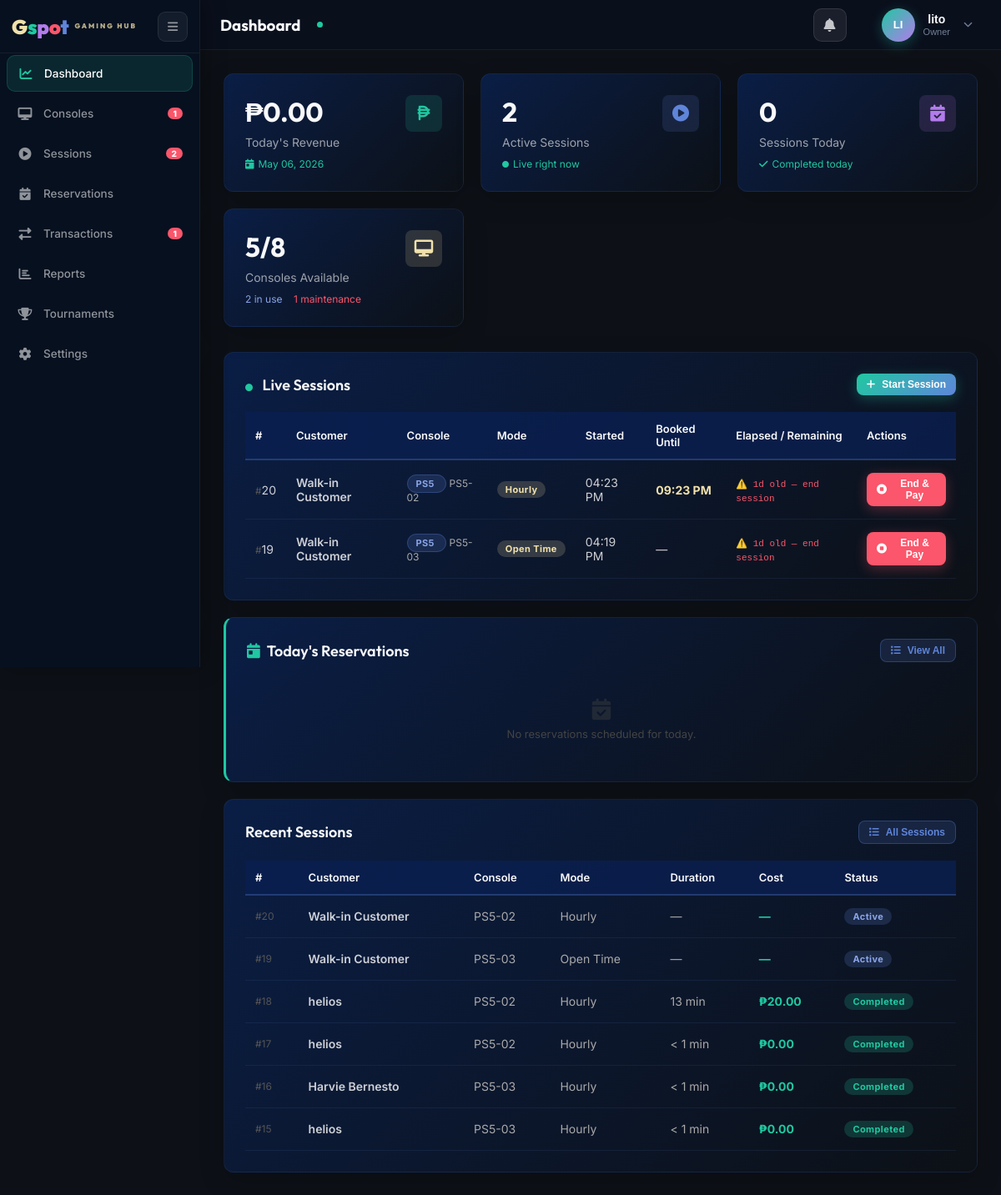
Before: /admin.php (signed in) with the older database file.
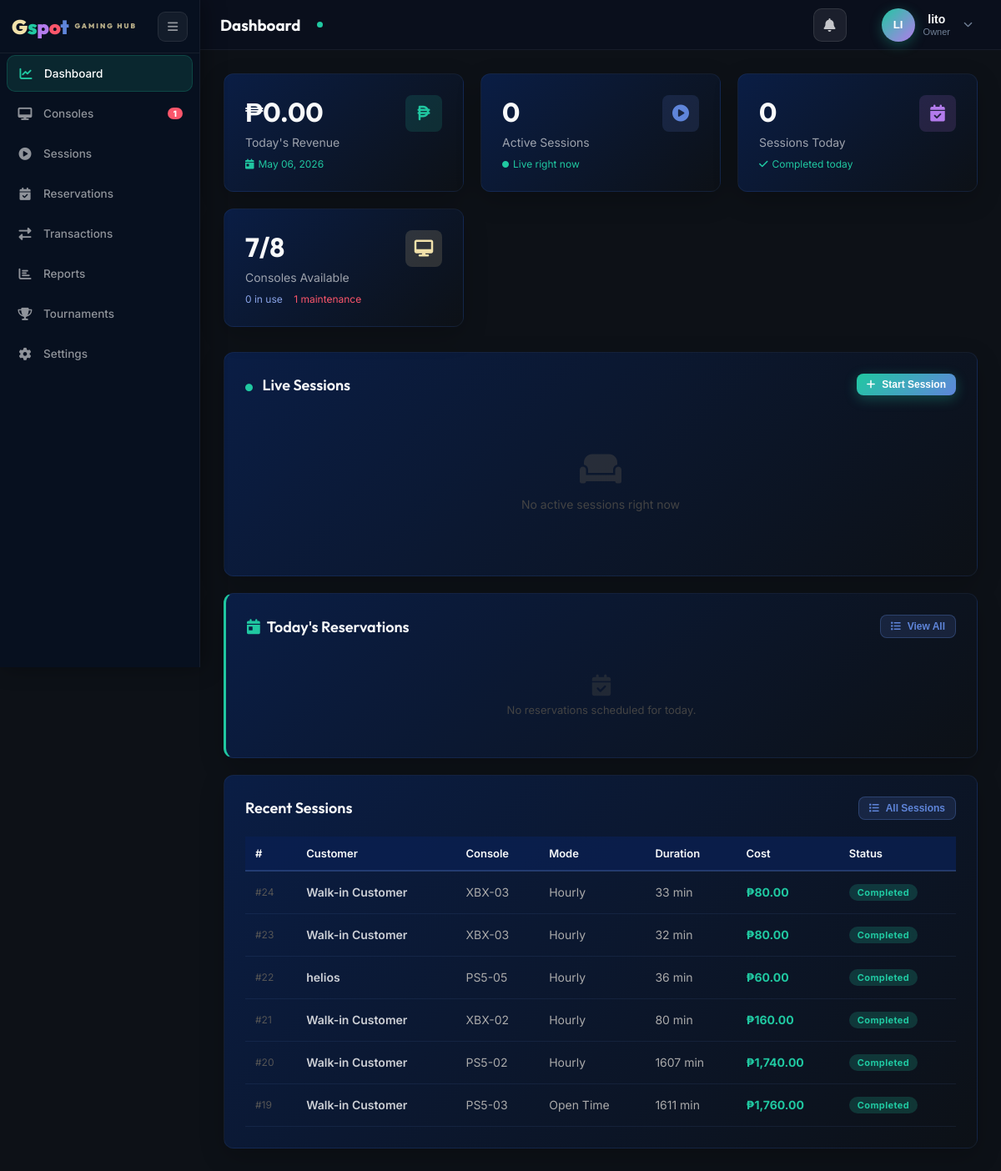
After: the same page with the newer database file.
### tables this page shows
CREATE TABLE `gaming_sessions` (
  `session_id` int(11) NOT NULL,
  `user_id` int(11) NOT NULL,
  `console_id` int(11) NOT NULL,
  `rental_mode` enum('hourly','open_time','unlimited') NOT NULL,
  `planned_minutes` int(11) DEFAULT NULL,
  `start_time` datetime NOT NULL DEFAULT current_timestamp(),
  `end_time` datetime DEFAULT NULL,
  `duration_minutes` int(11) DEFAULT NULL,
  `hourly_rate` decimal(10,2) NOT NULL DEFAULT 0.00,
  `total_cost` decimal(10,2) DEFAULT NULL,
  `status` enum('active','completed','cancelled') NOT NULL DEFAULT 'active',
  `payment_status` enum('paid','unpaid','partial') DEFAULT NULL,
  `created_by` int(11) NOT NULL,
  `created_at` datetime NOT NULL DEFAULT current_timestamp(),
  `extended_minutes` int(11) NOT NULL DEFAULT 0 COMMENT 'Total minutes added via approved extensions',
  `source_reservation_id` int(11) DEFAULT NULL
);

CREATE TABLE `users` (
  `user_id` int(11) NOT NULL,
  `email` varchar(100) NOT NULL,
  `password_hash` varchar(255) NOT NULL,
  `full_name` varchar(100) NOT NULL,
  `phone` varchar(20) DEFAULT NULL,
  `role` enum('customer','shopkeeper','owner','walkin') NOT NULL DEFAULT 'customer',
  `status` enum('active','inactive') NOT NULL DEFAULT 'active',
  `email_verified` tinyint(1) NOT NULL DEFAULT 0,
  `verification_token` varchar(64) DEFAULT NULL,
  `verification_expires` datetime DEFAULT NULL,
  `reset_token` varchar(64) DEFAULT NULL,
  `reset_expires` datetime DEFAULT NULL,
  `created_at` datetime NOT NULL DEFAULT current_timestamp(),
  `consecutive_cancellations` tinyint(3) UNSIGNED NOT NULL DEFAULT 0,
  `reservation_banned_until` datetime DEFAULT NULL
);

CREATE TABLE `consoles` (
  `console_id` int(11) NOT NULL,
  `console_name` varchar(50) NOT NULL,
  `console_type` enum('PS5','PS4','Xbox Series X','Xbox Controller') NOT NULL,
  `unit_number` varchar(20) NOT NULL,
  `status` enum('available','in_use','maintenance','archived') NOT NULL DEFAULT 'available',
  `hourly_rate` decimal(10,2) NOT NULL DEFAULT 0.00,
  `created_at` datetime NOT NULL DEFAULT current_timestamp()
);

### includes/db_functions.php (called while the page is built, shortened)
<?php
require_once __DIR__ . '/db_config.php';
function getActiveSessions() {
    global $conn;
    $sql = "SELECT gs.*, u.full_name AS customer_name, c.console_name, c.console_type, c.unit_number,
                   gs.source_reservation_id,
                   COALESCE(r.downpayment_amount, 0) AS reservation_downpayment,
                   COALESCE((SELECT SUM(t.amount) FROM transactions t WHERE t.session_id = gs.session_id AND t.amount > 0), 0) AS upfront_paid,
                   COALESCE((SELECT SUM(ABS(t.amount)) FROM transactions t WHERE t.session_id = gs.session_id AND t.amount < 0), 0) AS refunded_amount
            FROM gaming_sessions gs
            JOIN users u ON gs.user_id = u.user_id
            JOIN consoles c ON gs.console_id = c.console_id
            LEFT JOIN reservations r ON r.reservation_id = gs.source_reservation_id
            WHERE gs.status = 'active'
            ORDER BY gs.start_time DESC";
    $result = $conn->query($sql);
    return $result->fetch_all(MYSQLI_ASSOC);
}
function getSetting($key) {
    global $conn;
    $stmt = $conn->prepare("SELECT setting_value FROM system_settings WHERE setting_key = ?");
    $stmt->bind_param("s", $key);
    $stmt->execute();
    $result = $stmt->get_result();
    if ($result->num_rows > 0) {
        return $result->fetch_assoc()['setting_value'];
    }
    return null;
}
?>

### admin_sections/dashboard.php (shortened to what the rows shown need)
<div class="page active" id="dashboard">
    <div class="card">
        <?php if (empty($activeSessions)): ?>
            <div class="empty-state">
                <i class="fas fa-couch"></i>
                <p>No active sessions right now</p>
            </div>
        <?php else: ?>
        <table class="data-table">
            <thead><tr><th>#</th><th>Customer</th><th>Console</th><th>Mode</th><th>Started</th><th>Booked Until</th><th>Elapsed / Remaining</th><th>Actions</th></tr></thead>
            <tbody>
            <?php foreach ($activeSessions as $sess): ?>
            <tr>
                <td><span style="color:#555;font-size:12px">#</span><?= $sess['session_id'] ?></td>
                <td style="font-weight:600"><?= htmlspecialchars($sess['customer_name']) ?></td>
                <td>
                    <span class="console-type-badge <?= $sess['console_type'] === 'PS5' ? 'ps5' : ($sess['console_type'] === 'PS4' ? 'ps4' : 'xbox') ?>">
                        <?= $sess['console_type'] ?>
                    </span>
                    <span style="color:#aaa;font-size:12px;margin-left:4px"><?= htmlspecialchars($sess['unit_number']) ?></span>
                </td>
                <td><span class="badge pending"><?= match($sess['rental_mode']) { 'open_time' => 'Open Time', default => ucfirst($sess['rental_mode']) } ?></span></td>
                <td><?= date('h:i A', strtotime($sess['start_time'])) ?></td>
                <td>
                    <?php if ($sess['rental_mode'] === 'hourly' && $sess['planned_minutes']):
                        $bookedEndDt = new DateTime($sess['start_time'], new DateTimeZone('Asia/Manila'));
                        $bookedEndDt->modify('+' . $sess['planned_minutes'] . ' minutes');
                    ?>
                        <span style="color:#f1e1aa;font-weight:700"><?= $bookedEndDt->format('h:i A') ?></span>
                    <?php else: ?>—<?php endif; ?>
                </td>
                <td><span class="session-timer"
                    data-start="<?= $sess['start_time'] ?>"
                    data-planned="<?= $sess['planned_minutes'] ?? '' ?>"
                    data-session-id="<?= $sess['session_id'] ?>"
                    data-mode="<?= $sess['rental_mode'] ?>"
                    data-start-ts="<?= strtotime($sess['start_time']) ?>"
                    data-upfront-paid="<?= (float)($sess['upfront_paid'] ?? 0) ?>"
                    data-unlimited-rate="<?= (float)($settings['unlimited_rate'] ?? 300) ?>"
                    data-booked-minutes="<?= (int)($sess['planned_minutes'] ?? 0) ?>"
                    data-customer="<?= htmlspecialchars(addslashes($sess['customer_name'])) ?>"
                    data-unit="<?= htmlspecialchars(addslashes($sess['unit_number'])) ?>">—</span></td>
                <td>
                    <button class="btn btn-danger btn-sm" title="End & Collect Payment"
                        onclick="openEndSessionModal(
                        <?= $sess['session_id'] ?>,
                        '<?= htmlspecialchars(addslashes($sess['customer_name'])) ?>',
                        '<?= htmlspecialchars(addslashes($sess['unit_number'])) ?>',
                        '<?= $sess['rental_mode'] ?>',
                        <?= strtotime($sess['start_time']) ?>,
                        <?= (int)($sess['planned_minutes'] ?? 0) ?>,
                        <?= (float)($sess['upfront_paid'] ?? 0) ?>,
                        <?= (float)($sess['reservation_downpayment'] ?? 0) ?>,
                        <?= (float)($settings['unlimited_rate'] ?? 300) ?>,
                        <?= (int)($sess['source_reservation_id'] ?? 0) ?>)">
                        <i class="fas fa-stop-circle"></i> End &amp; Pay
                    </button>
                </td>
            </tr>
            <?php endforeach; ?>
            </tbody>
        </table>
        <?php endif; ?>
    </div>
    <div class="card">
        <table class="data-table">
            <thead><tr><th>#</th><th>Customer</th><th>Console</th><th>Mode</th><th>Duration</th><th>Cost</th><th>Status</th></tr></thead>
            <tbody>
            <?php foreach (array_slice($recentSessions, 0, 6) as $sess): ?>
            <tr>
                <td style="color:#555;font-size:12px">#<?= $sess['session_id'] ?></td>
                <td style="font-weight:600"><?= htmlspecialchars($sess['customer_name']) ?></td>
                <td style="color:#aaa"><?= htmlspecialchars($sess['unit_number']) ?></td>
                <td style="color:#aaa"><?= match($sess['rental_mode']) { 'open_time' => 'Open Time', default => ucfirst($sess['rental_mode']) } ?></td>
                <td style="color:#aaa"><?= $sess['duration_minutes'] !== null ? ($sess['duration_minutes'] > 0 ? $sess['duration_minutes'].' min' : '< 1 min') : '—' ?></td>
                <td style="color:#20c8a1;font-weight:700"><?= $sess['total_cost'] ? '₱'.number_format($sess['total_cost'],2) : '—' ?></td>
                <td><span class="badge <?= $sess['status'] ?>"><?= ucfirst($sess['status']) ?></span></td>
            </tr>
            <?php endforeach; ?>
            </tbody>
        </table>
    </div>
</div>

Changed rows visible on the page:
no longer on this page (row unchanged): gaming_sessions: session_id "18", user.full_name "helios", console.unit_number "PS5-02", rental_mode "Hourly", duration_minutes "13", total_cost "20.00", status "Completed", shown under "Recent Sessions"
no longer on this page (row unchanged): gaming_sessions: session_id "17", user.full_name "helios", console.unit_number "PS5-02", rental_mode "Hourly", duration_minutes "< 1 min", total_cost "0.00", status "Completed", shown under "Recent Sessions"
no longer on this page (row unchanged): gaming_sessions: session_id "16", user.full_name "Harvie Bernesto", console.unit_number "PS5-03", rental_mode "Hourly", duration_minutes "< 1 min", total_cost "0.00", status "Completed", shown under "Recent Sessions"
no longer on one of the page's lists (row edited): gaming_sessions: session_id "20", user.full_name "Walk-in Customer", console.console_type "PS5", console.unit_number "PS5-02", rental_mode "Hourly", start_time "04:23 PM", $bookedEndDt->format('h:i A') "09:23 PM"
no longer on this page (row unchanged): gaming_sessions: session_id "15", user.full_name "helios", console.unit_number "PS5-03", rental_mode "Hourly", duration_minutes "< 1 min", total_cost "0.00", status "Completed", shown under "Recent Sessions"
no longer on one of the page's lists (row edited): gaming_sessions: session_id "19", user.full_name "Walk-in Customer", console.console_type "PS5", console.unit_number "PS5-03", rental_mode "Open Time", start_time "04:19 PM"
added gaming_sessions: session_id "24", user.full_name "Walk-in Customer", console.unit_number "XBX-03", rental_mode "Hourly", duration_minutes "33", total_cost "80.00", status "Completed", shown under "Recent Sessions"
added gaming_sessions: session_id "23", user.full_name "Walk-in Customer", console.unit_number "XBX-03", rental_mode "Hourly", duration_minutes "32", total_cost "80.00", status "Completed", shown under "Recent Sessions"
added gaming_sessions: session_id "22", user.full_name "helios", console.unit_number "PS5-05", rental_mode "Hourly", duration_minutes "36", total_cost "60.00", status "Completed", shown under "Recent Sessions"
added gaming_sessions: session_id "21", user.full_name "Walk-in Customer", console.unit_number "XBX-02", rental_mode "Hourly", duration_minutes "80", total_cost "160.00", status "Completed", shown under "Recent Sessions"
changed gaming_sessions "PS5-02": duration_minutes (not shown) → "1607"; total_cost (not shown) → "1,740.00"; status "Active" → "Completed"; duration_minutes "—" → "min"; total_cost "—" → "₱"
changed gaming_sessions "Open Time": duration_minutes (not shown) → "1611"; total_cost (not shown) → "1,760.00"; status "Active" → "Completed"; duration_minutes "—" → "min"; total_cost "—" → "₱"
Other visible differences:
$activeCount: "2" → "0"
$availableCount: "5" → "7"
$inUseCount: "2" → "0"
$activeCount: "2" → (not shown)
count($pendingSessions): "1" → (not shown)
text no longer shown: "# Customer Console Mode Started Booked Until Elapsed / Remaining Actions"
text now shown: "No active sessions right now"
